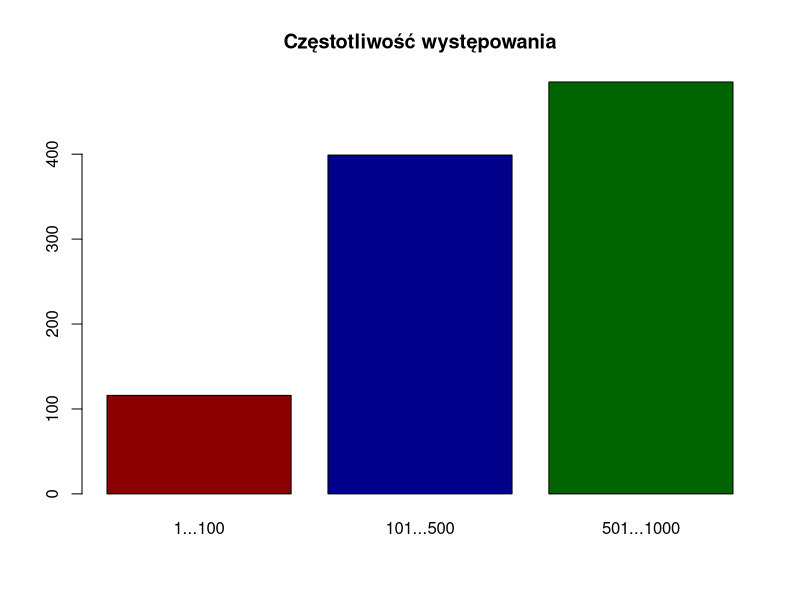

Write R code to recreate this figure.
# Mikołaj Szałkowski                                                                                                                                        hmm
# idk czy dobrze zrozumiałem zadanie lmao
# voilà I guess *shrug*
# coś krótkie

random1To1000 <- floor(runif(1000, min=1, max=1000))
from1To100    <- 0
from101To500  <- 0
from501To1000 <- 0

for(i in 1:1000)
{
  if(random1To1000[i] < 101){
    from1To100=from1To100+1
  }
  else if(random1To1000[i] < 501) {
    from101To500=from101To500+1
  }
  else from501To1000=from501To1000+1
}

vect <- c(from1To100,from101To500,from501To1000)
barplot(vect, names.arg=c("1...100", "101...500", "501...1000"), main="Częstotliwość występowania", col=c("darkred","darkblue","darkgreen"))
